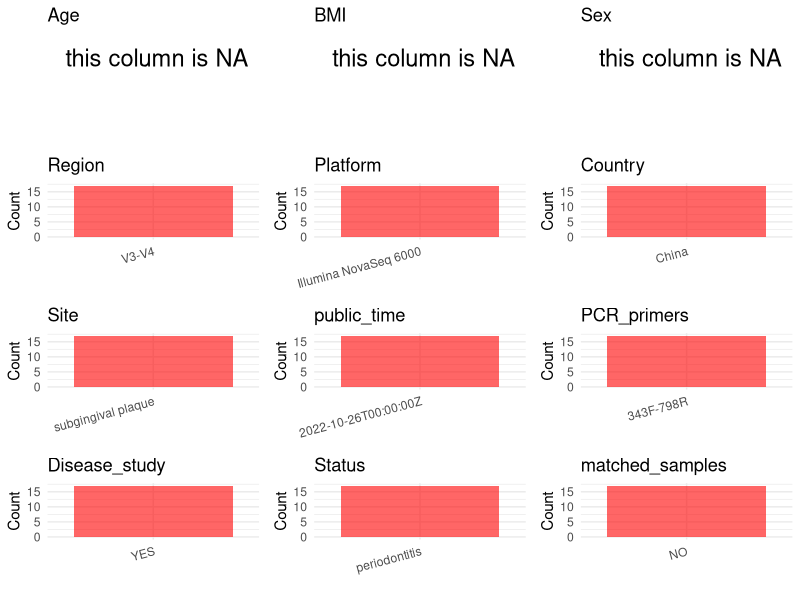

Reproduce this figure in R. (Note: this script raises an error after producing the figure.)
## ---- chunk 1
# Load necessary libraries
library(dplyr)
library(ggplot2)
library(cowplot)

# Set working directory (update this path to your local directory)
setwd("D:/oral_project/PRJNA893253")

# Read the initial metadata files
initial_meta<-read.csv("SraRunTable.csv",header = T)

# Combine the two metadata files
#meta <- rbind(initial_meta, initial_meta1)

#Remove entries where Organism is "gut metagenome" (non-oral samples)
#initial_meta <- subset(initial_meta,isolation_source!= "feces")

# Check the number of samples containing "HT" in Sample.Name (e.g., healthy controls)
#nrow(subset(meta, grepl("HT", Sample.Name)))

# Display the first few rows of the metadata
head(initial_meta)
## ---- chunk 2
# Create a uniform metadata dataframe
metadata <- data.frame(
  BioProject = initial_meta$BioProject,
  Run = initial_meta$Run,
  sample_name = initial_meta$Sample.Name,
  Age = NA,
  BMI = NA,
  Sex=NA,
  Region = "V3-V4",
  Platform = initial_meta$Instrument,
  Country = initial_meta$geo_loc_name_country,
  Site = initial_meta$isolation_source,
  public_time = initial_meta$ReleaseDate,
  stringsAsFactors = FALSE
)
## ---- chunk 3
# Add information obtained from the publication
metadata$PCR_primers <- "343F-798R"
metadata$title <- "Prevotella genus and its related NOD-like receptor signaling pathway in young males with stage III periodontitis"
#metadata<-subset(uniform_meta,Site!="feces")
metadata$Disease_study <- "YES"
# Assign disease status based on sample_name patterns
metadata$Status <- "periodontitis"
#extract subject id by remove prefix of sample_name
#metadata$sample_name <- gsub("S-Saliva-.*|F", "", metadata$sample_name)
#get subjects id with Saliva available
#keep_subjects<-subset(metadata,Site %in% c("Saliva"))
#remove subjects without Saliva samples
#metadata<-subset(metadata,sample_name %in% keep_subjects$sample_name)
#get subjects sampling counts
#sample_counts <- table(metadata$sample_name)
# Create matched_samples column, any subjects have >=2 samples will be label "YES", otherwise "NO"
#metadata$matched_samples <- ifelse(metadata$sample_name %in% names(sample_counts[sample_counts >= 2]), "YES", "NO")
metadata$matched_samples<-"NO"
## ---- chunk 4
# Check the number of unique runs and sample names
print(paste("Number of unique runs:", length(unique(metadata$Run))))
print(paste("Number of unique sample names:", length(unique(metadata$sample_name))))
## ---- chunk 5
# Select columns for visualization
plot_data <- metadata %>%
  select(-BioProject, -Run, -sample_name, -title)

# Function to create simple plots for each column
create_simple_plots <- function(data) {
  plots <- list()
  
  for (col in colnames(data)) {
    # Check if the column is all NA
    if (all(is.na(data[[col]]))) {
      # Create an empty plot with text indicating all NA
      p <- ggplot() +
        annotate("text", x = 0.5, y = 0.5, label = "this column is NA", size = 6) +
        labs(title = col) +
        theme_void()
    } else if (is.numeric(data[[col]])) {
      # Numeric variable: histogram
      p <- ggplot(data, aes(x = .data[[col]])) +
        geom_histogram(fill = "blue", alpha = 0.6, bins = 20, na.rm = TRUE) +
        labs(title = col) +
        theme_minimal()
    } else {
      # Categorical variable: bar plot (remove NA values)
      count_data <- as.data.frame(table(data[[col]], useNA = "ifany"))
      p <- ggplot(count_data, aes(x = reorder(Var1, -Freq), y = Freq)) +
        geom_col(fill = "red", alpha = 0.6) +
        labs(title = col, x = NULL, y = "Count") +
        theme_minimal() +
        theme(axis.text.x = element_text(angle = 15, hjust = 1))
    }
    plots[[col]] <- p
  }
  
  return(plots)
}

# Generate and arrange plots
plots <- create_simple_plots(plot_data)
p<-plot_grid(plots$Age, 
          plots$BMI, 
          plots$Sex, 
          plots$Region, 
          plots$Platform, 
          plots$Country, 
          plots$Site,
          plots$public_time, 
          plots$PCR_primers,
          plots$Disease_study,
          plots$Status,
          plots$matched_samples,# add 
          ncol = 3, align = "hv", axis = "lb")
ggsave("Metadata_Summary.png", plot = p, width = 8, height = 6, dpi = 150)
## ---- chunk 6
knitr::include_graphics("Metadata_Summary.png")
## ---- chunk 7
# Reorder columns to match the desired format
metadata <- metadata[, c(
  "BioProject", "Run", "sample_name", "Age", "BMI", "Sex", 
  "Region", "Platform", "Country", "Site", "public_time", 
  "PCR_primers", "title", "Disease_study", "Status","matched_samples"
)]

# Export the uniform metadata to a CSV file
write.csv(metadata, file = "metadata.csv", quote = FALSE)
head(metadata)
